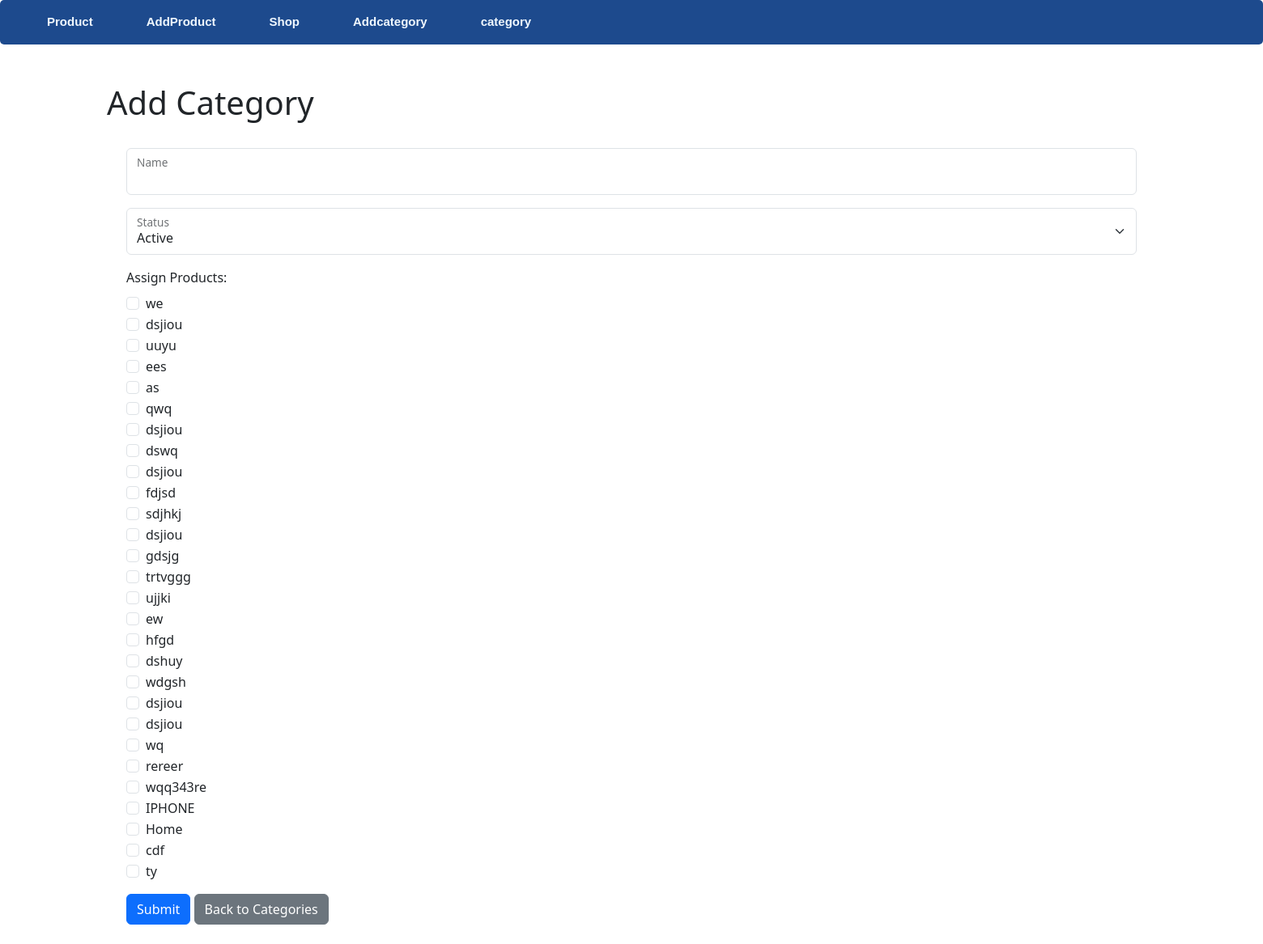
Screenshot of /category_form.php with the database file from the repository.
### tables this page shows
CREATE TABLE `mobile` (
  `id` int(11) NOT NULL,
  `Title` varchar(255) NOT NULL,
  `Categories` int(11) DEFAULT NULL,
  `ModelName` varchar(100) NOT NULL,
  `ShortDesc` varchar(500) NOT NULL,
  `DetailedDesc` text DEFAULT NULL,
  `Price` decimal(10,2) NOT NULL,
  `Characteristics` varchar(255) DEFAULT NULL,
  `Stock` varchar(10) NOT NULL,
  `image` varchar(255) DEFAULT NULL,
  `sku` text NOT NULL
);

### category_form.php (the view, shortened to what this page needs)
<?php
include('conn.php');
include 'header.php';
$id = $_GET['id'] ?? '';
$name = $status = $assignProduct = '';
$assignProduct =  [];
?>
<!DOCTYPE html>
<html lang="en">
    <head>
    <link rel="stylesheet" href="https://cdn.jsdelivr.net/npm/bootstrap@5.3.0/dist/css/bootstrap.min.css">
    </head>
    <body>
        <div class="container">
            <h1 class="mt-5"><?= $id ? 'Edit' : 'Add' ?> Category</h1>
            <form class="p-4" id="categoryform" action="save_category.php " method="POST">
                <div class="form-floating mb-3">
                    <input type="text" class="form-control" name="name" id="name" value="<?= $name ?>" >
                    <label for="name">Name</label>
                </div>
                <div class="form-floating mb-3">
                <select class="form-select" id="status" aria-label="Status" name="status">
                    <option value="1" <?= $status === '1' ? 'selected' : '' ?>>Active</option>
                </select>
                    <label for="status">Status</label>
                </div>
                <div class="mb-3">
                    <label class="form-label">Assign Products:</label><br>
                    <?php
                        $products = $conn->query("SELECT id, Title FROM mobile");
                        while ($p = $products->fetch_assoc()):
                    ?>
                    <div class="form-check">
                        <input class="form-check-input" type="checkbox" name="assignProduct[]" value="<?= $p['id'] ?>"
                            <?= in_array((string)$p['id'], $assignProduct) ? 'checked' : '' ?> >
                        <label class="form-check-label"><?= $p['Title']?></label>
                    </div>
                    <?php endwhile; ?>
                </div>
                <button type="submit" class="btn btn-primary"><?= $id?'Update':'Submit' ?></button>
                <a href="category.php" class="btn btn-secondary">Back to Categories</a>
            </form>
        </div>
    </body>
</html>

### rows the page displays
mobile: Title "we"
mobile: Title "dsjiou"
mobile: Title "uuyu"
mobile: Title "ees"
mobile: Title "as"
mobile: Title "qwq"
mobile: Title "dsjiou"
mobile: Title "dswq"
mobile: Title "dsjiou"
mobile: Title "fdjsd"
mobile: Title "sdjhkj"
mobile: Title "dsjiou"
mobile: Title "gdsjg"
mobile: Title "trtvggg"
mobile: Title "ujjki"
mobile: Title "ew"
mobile: Title "hfgd"
mobile: Title "dshuy"
mobile: Title "wdgsh"
mobile: Title "dsjiou"
mobile: Title "dsjiou"
mobile: Title "wq"
mobile: Title "rereer"
mobile: Title "wqq343re"
mobile: Title "IPHONE"
mobile: Title "Home"
mobile: Title "cdf"
mobile: Title "ty"
